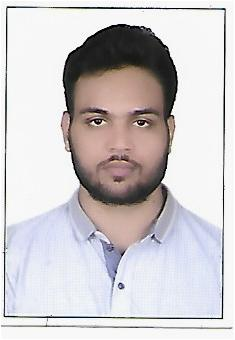
#> input picture Edge Detection/PHOTO.jpg, 235 x 340 px
$ python Edge_sobel_laplacian.py   (older library calls are emulated)
#> lines starting #> are read from the running program, lines starting #| are printed output that depends on the picture
import cv2
import numpy as np
from matplotlib import pyplot as plt

# loading image
#img0 = cv2.imread('SanFrancisco.jpg',)
img0 = cv2.imread('PHOTO.jpg',)
#> img0 is the input picture: shape (340, 235, 3); mean B, G, R 203, 201, 205.1

# converting to gray scale
gray = cv2.cvtColor(img0, cv2.COLOR_BGR2GRAY)
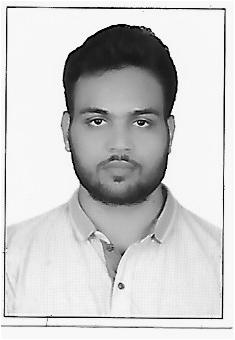
#> gray: shape (340, 235); min 0, max 255, mean 202.5

# remove noise
img = cv2.GaussianBlur(gray,(3,3),0)
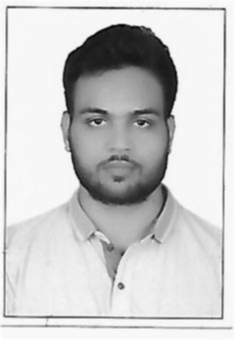
#> img: shape (340, 235); min 5, max 254, mean 202.5

# convolute with proper kernels
laplacian = cv2.Laplacian(img,cv2.CV_64F)
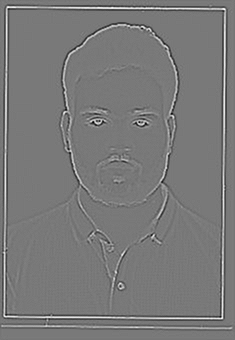
#> laplacian: shape (340, 235) float64; min -135, max 149, mean 0; drawn with min black and max white
sobelx = cv2.Sobel(img,cv2.CV_64F,1,0,ksize=5)  # x
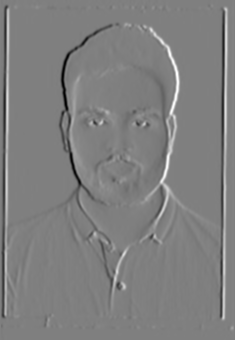
#> sobelx: shape (340, 235) float64; min -9358, max 9325, mean 0.9; drawn with min black and max white
sobely = cv2.Sobel(img,cv2.CV_64F,0,1,ksize=5)  # y
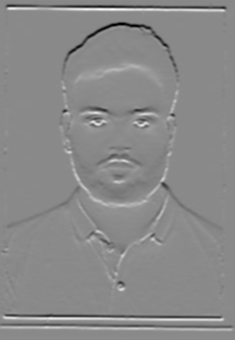
#> sobely: shape (340, 235) float64; min -9699, max 8249, mean 0.3; drawn with min black and max white

# [4 lines of commented-out code are left out]
plt.subplot(2,1,1),plt.imshow(sobelx,cmap = 'gray')
plt.title('Sobel X'), plt.xticks([]), plt.yticks([])
plt.subplot(2,1,2),plt.imshow(sobely,cmap = 'gray')
plt.title('Sobel Y'), plt.xticks([]), plt.yticks([])

plt.show()
